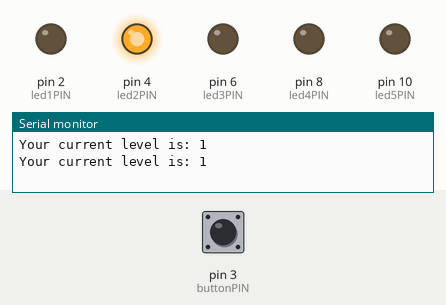
This sketch was run on a simulated Arduino Uno, built with avr-gcc and run on an emulated ATmega328P. Parts: output pins drawn as LEDs (lit = HIGH), the last lines printed to the serial monitor. Dashed ring = blinking. Inputs (shaded band) come from the test bench; at power-on: pin 3 (buttonPIN) LOW. Random numbers use the default seed unless the sketch sets one.

Above: at 1.2 s.
1.3 s: pin 3 (buttonPIN) pulled HIGH for 0.15 s
At 2.1 s:
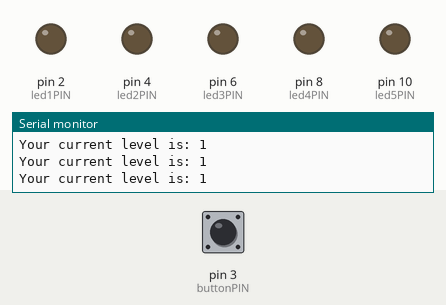
At 2.63 s:
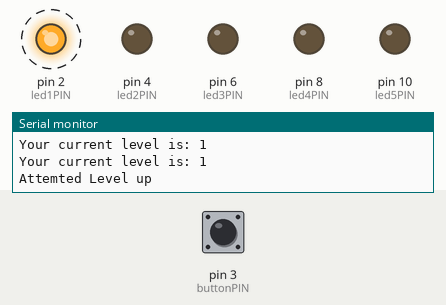
Timing chart, 0 to 10.4 s (numbered marks = the images above; inputs shaded):
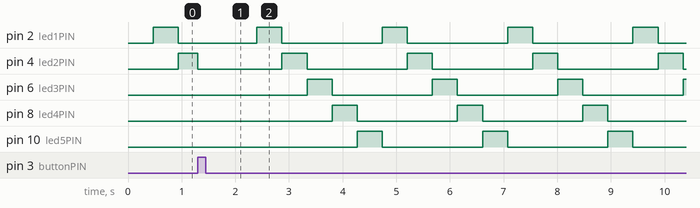

Measured:
- by itself, pin 2 (led1PIN), pin 6 (led3PIN), pin 8 (led4PIN), pin 10 (led5PIN): alternates HIGH for 0.47 s and LOW for 1.9 s
- by itself, pin 4 (led2PIN): repeats every 2.3 s: HIGH 0.47 s, LOW 1.9 s

The sketch:

Ex13.ino
```cpp
int led1PIN = 2;
int led2PIN = 4;
int led3PIN = 6;
int led4PIN = 8;
int led5PIN = 10;
int buttonPIN = 3;
int stall = 30;

volatile int level;
volatile int ledLight;
volatile bool levelUpAttemt = false;

void setup() {
  Serial.begin(9600);
  pinMode(led1PIN, OUTPUT);
  pinMode(led2PIN, OUTPUT);
  pinMode(led3PIN, OUTPUT);
  pinMode(led4PIN, OUTPUT);
  pinMode(led5PIN, OUTPUT);

  level = 1;
  digitalWrite(led1PIN, LOW);
  digitalWrite(led2PIN, LOW);
  digitalWrite(led3PIN, LOW);
  digitalWrite(led4PIN, LOW);
  digitalWrite(led5PIN, LOW);
  attachInterrupt(digitalPinToInterrupt(buttonPIN), buttenPressed, RISING);
}

void loop() {
  gamelevel(level);
  Serial.print("Your current level is: ");
  Serial.println(level);
}

void gamelevel(int level) {
  if (levelUpAttemt) {
    delay(1000);
    Serial.println("Attemted Level up");
    levelUpAttemt = false;
  }
  if (level == 11) {
    win();
    ledLight = 4;
  }
  else if (level > 11) {
    reWind();
  }
  else if (level > 8 && level < 11) {
    ledLight = random(1, 6);
    runled();
    delay(500 - (level * stall));
  }
  else {
    runled();
    delay(500 - (level * stall * 1.1));
  }

}

void win() {
  digitalWrite(led1PIN, LOW);
  digitalWrite(led2PIN, LOW);
  digitalWrite(led3PIN, LOW);
  digitalWrite(led4PIN, LOW);
  digitalWrite(led5PIN, LOW);
  delay(200);
  digitalWrite(led1PIN, HIGH);
  digitalWrite(led2PIN, HIGH);
  digitalWrite(led3PIN, HIGH);
  digitalWrite(led4PIN, HIGH);
  digitalWrite(led5PIN, HIGH);
  delay(200);
}

void reWind() {
  level = 1;
}

// Runs the light of the LED
void runled() {
  if (ledLight > 5) {
    ledLight = 1;
  }
  if (ledLight == 1) {
    digitalWrite(led1PIN, HIGH);
    digitalWrite(led2PIN, LOW);
    digitalWrite(led3PIN, LOW);
    digitalWrite(led4PIN, LOW);
    digitalWrite(led5PIN, LOW);

  } else if (ledLight == 2) {
    digitalWrite(led1PIN, LOW);
    digitalWrite(led2PIN, HIGH);
    digitalWrite(led3PIN, LOW);
    digitalWrite(led4PIN, LOW);
    digitalWrite(led5PIN, LOW);
  } else if (ledLight == 3) {
    digitalWrite(led1PIN, LOW);
    digitalWrite(led2PIN, LOW);
    digitalWrite(led3PIN, HIGH);
    digitalWrite(led4PIN, LOW);
    digitalWrite(led5PIN, LOW);
  } else if (ledLight == 4) {
    digitalWrite(led1PIN, LOW);
    digitalWrite(led2PIN, LOW);
    digitalWrite(led3PIN, LOW);
    digitalWrite(led4PIN, HIGH);
    digitalWrite(led5PIN, LOW);
  } else if (ledLight == 5) {
    digitalWrite(led1PIN, LOW);
    digitalWrite(led2PIN, LOW);
    digitalWrite(led3PIN, LOW);
    digitalWrite(led4PIN, LOW);
    digitalWrite(led5PIN, HIGH);
  } else {
    digitalWrite(led1PIN, LOW);
    digitalWrite(led2PIN, LOW);
    digitalWrite(led3PIN, LOW);
    digitalWrite(led4PIN, LOW);
    digitalWrite(led5PIN, LOW);
  }
  ledLight++;
}

void buttenPressed() {
  bool state = false;
  if (ledLight == 4) {
    state = true;
  } else {
    state = false;
  }
  pointGiven(state);
  levelUpAttemt = true;
  ledLight = 1;
}

void pointGiven(bool state) {
  if (state) {
    digitalWrite(led1PIN, HIGH);
    digitalWrite(led2PIN, LOW);
    digitalWrite(led3PIN, HIGH);
    digitalWrite(led4PIN, LOW);
    digitalWrite(led5PIN, HIGH);
    level++;
  } else {
    digitalWrite(led1PIN, LOW);
    digitalWrite(led2PIN, LOW);
    digitalWrite(led3PIN, LOW);
    digitalWrite(led4PIN, LOW);
    digitalWrite(led5PIN, LOW);
  }
}
```
